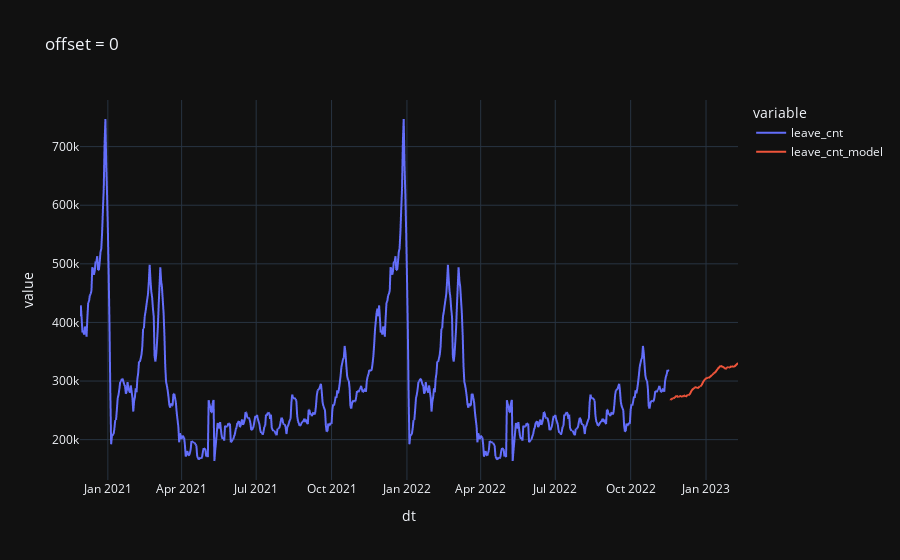
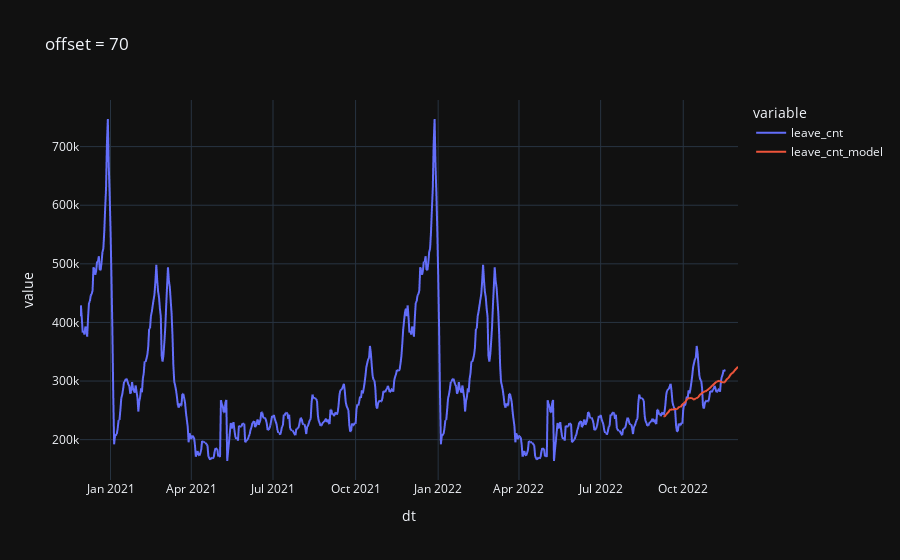
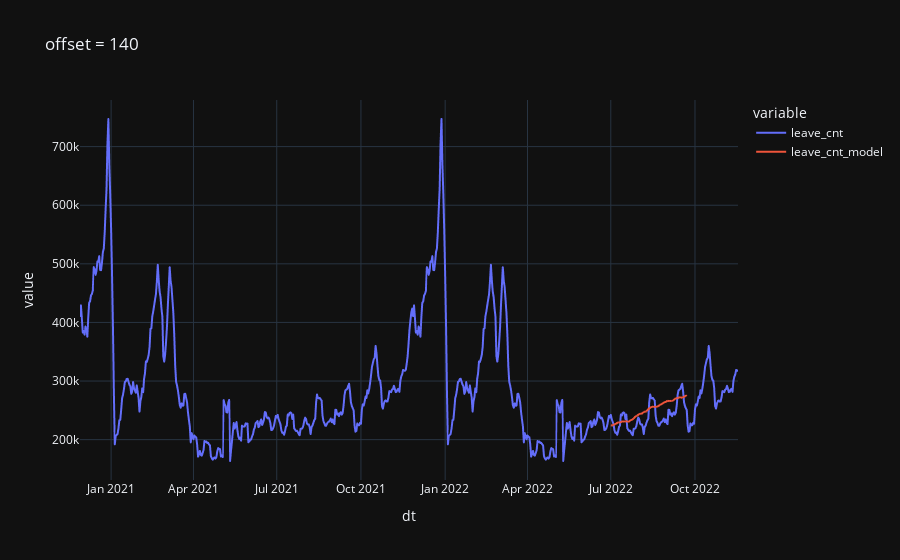
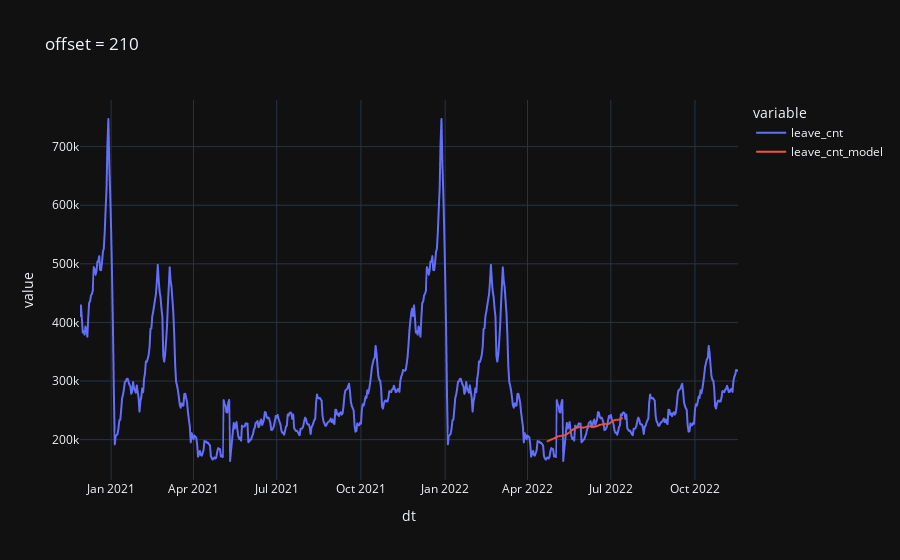

The notebook cell saved with these charts, in order:
### Code cell
def test_model(offset):
    out = data.copy()
    tx = out.copy().iloc[len(data) - offset - HISTORY_SIZE:len(data) - offset]
    tx['enter_cnt'] /= enter_std
    tx['leave_cnt'] /= leave_std
    tx['search_cnt'] /= search_std
    mx = tx.values.reshape((1, x_elm))
    my = model.predict(mx)
    my = my.reshape(y_shape).transpose()
    ty = pd.DataFrame(my)
    ty_index = pd.date_range(tx.index[-1] + pd.DateOffset(1), tx.index[-1] + pd.DateOffset(HORIZON_SIZE), freq='D')
    # ty = pd.DataFrame({ 'dt': ty_index, 'enter_cnt': ty[0] }).set_index('dt')
    ty = pd.DataFrame({ 'dt': ty_index, 'leave_cnt': ty[0] }).set_index('dt')
    # ty['enter_cnt'] *= enter_std
    ty['leave_cnt'] *= leave_std
    out = out.merge(ty, on='dt', how='outer', suffixes=['', '_model'])

    res = out
    # px.line(res, y=['enter_cnt', 'enter_cnt_model'], title=f"offset = {offset}").show()
    px.line(res, y=['leave_cnt', 'leave_cnt_model'], title=f"offset = {offset}").show()

for d in range(0, 70, 10):
    test_model(d*7)

### Figure 1 — Plotly figure (JSON) as saved in the notebook; plotly's stock layout.template omitted (floating-point values rounded to 4 significant figures; data arrays with more than 128 entries replaced by an {"elided": "..."} marker saying what was removed)
{"data": [{"hovertemplate": "variable=leave_cnt<br>dt=%{x}<br>value=%{y}<extra></extra>", "legendgroup": "leave_cnt", "line": {"color": "#636efa", "dash": "solid"}, "marker": {"symbol": "circle"}, "mode": "lines", "name": "leave_cnt", "showlegend": true, "x": {"elided": "804 str values"}, "xaxis": "x", "y": {"elided": "804 float values"}, "yaxis": "y", "type": "scattergl"}, {"hovertemplate": "variable=leave_cnt_model<br>dt=%{x}<br>value=%{y}<extra></extra>", "legendgroup": "leave_cnt_model", "line": {"color": "#EF553B", "dash": "solid"}, "marker": {"symbol": "circle"}, "mode": "lines", "name": "leave_cnt_model", "showlegend": true, "x": {"elided": "804 str values"}, "xaxis": "x", "y": {"elided": "804 float values"}, "yaxis": "y", "type": "scattergl"}], "layout": {"xaxis": {"anchor": "y", "domain": [0.0, 1.0], "title": {"text": "dt"}}, "yaxis": {"anchor": "x", "domain": [0.0, 1.0], "title": {"text": "value"}}, "legend": {"title": {"text": "variable"}, "tracegroupgap": 0}, "title": {"text": "offset = 0"}}}

### Figure 2 — Plotly figure (JSON) as saved in the notebook; plotly's stock layout.template omitted (floating-point values rounded to 4 significant figures; data arrays with more than 128 entries replaced by an {"elided": "..."} marker saying what was removed)
{"data": [{"hovertemplate": "variable=leave_cnt<br>dt=%{x}<br>value=%{y}<extra></extra>", "legendgroup": "leave_cnt", "line": {"color": "#636efa", "dash": "solid"}, "marker": {"symbol": "circle"}, "mode": "lines", "name": "leave_cnt", "showlegend": true, "x": {"elided": "734 str values"}, "xaxis": "x", "y": {"elided": "734 float values"}, "yaxis": "y", "type": "scattergl"}, {"hovertemplate": "variable=leave_cnt_model<br>dt=%{x}<br>value=%{y}<extra></extra>", "legendgroup": "leave_cnt_model", "line": {"color": "#EF553B", "dash": "solid"}, "marker": {"symbol": "circle"}, "mode": "lines", "name": "leave_cnt_model", "showlegend": true, "x": {"elided": "734 str values"}, "xaxis": "x", "y": {"elided": "734 float values"}, "yaxis": "y", "type": "scattergl"}], "layout": {"xaxis": {"anchor": "y", "domain": [0.0, 1.0], "title": {"text": "dt"}}, "yaxis": {"anchor": "x", "domain": [0.0, 1.0], "title": {"text": "value"}}, "legend": {"title": {"text": "variable"}, "tracegroupgap": 0}, "title": {"text": "offset = 70"}}}

### Figure 3 — Plotly figure (JSON) as saved in the notebook; plotly's stock layout.template omitted (floating-point values rounded to 4 significant figures; data arrays with more than 128 entries replaced by an {"elided": "..."} marker saying what was removed)
{"data": [{"hovertemplate": "variable=leave_cnt<br>dt=%{x}<br>value=%{y}<extra></extra>", "legendgroup": "leave_cnt", "line": {"color": "#636efa", "dash": "solid"}, "marker": {"symbol": "circle"}, "mode": "lines", "name": "leave_cnt", "showlegend": true, "x": {"elided": "720 str values"}, "xaxis": "x", "y": {"elided": "720 float values"}, "yaxis": "y", "type": "scattergl"}, {"hovertemplate": "variable=leave_cnt_model<br>dt=%{x}<br>value=%{y}<extra></extra>", "legendgroup": "leave_cnt_model", "line": {"color": "#EF553B", "dash": "solid"}, "marker": {"symbol": "circle"}, "mode": "lines", "name": "leave_cnt_model", "showlegend": true, "x": {"elided": "720 str values"}, "xaxis": "x", "y": {"elided": "720 float values"}, "yaxis": "y", "type": "scattergl"}], "layout": {"xaxis": {"anchor": "y", "domain": [0.0, 1.0], "title": {"text": "dt"}}, "yaxis": {"anchor": "x", "domain": [0.0, 1.0], "title": {"text": "value"}}, "legend": {"title": {"text": "variable"}, "tracegroupgap": 0}, "title": {"text": "offset = 140"}}}

### Figure 4 — Plotly figure (JSON) as saved in the notebook; plotly's stock layout.template omitted (floating-point values rounded to 4 significant figures; data arrays with more than 128 entries replaced by an {"elided": "..."} marker saying what was removed)
{"data": [{"hovertemplate": "variable=leave_cnt<br>dt=%{x}<br>value=%{y}<extra></extra>", "legendgroup": "leave_cnt", "line": {"color": "#636efa", "dash": "solid"}, "marker": {"symbol": "circle"}, "mode": "lines", "name": "leave_cnt", "showlegend": true, "x": {"elided": "720 str values"}, "xaxis": "x", "y": {"elided": "720 float values"}, "yaxis": "y", "type": "scattergl"}, {"hovertemplate": "variable=leave_cnt_model<br>dt=%{x}<br>value=%{y}<extra></extra>", "legendgroup": "leave_cnt_model", "line": {"color": "#EF553B", "dash": "solid"}, "marker": {"symbol": "circle"}, "mode": "lines", "name": "leave_cnt_model", "showlegend": true, "x": {"elided": "720 str values"}, "xaxis": "x", "y": {"elided": "720 float values"}, "yaxis": "y", "type": "scattergl"}], "layout": {"xaxis": {"anchor": "y", "domain": [0.0, 1.0], "title": {"text": "dt"}}, "yaxis": {"anchor": "x", "domain": [0.0, 1.0], "title": {"text": "value"}}, "legend": {"title": {"text": "variable"}, "tracegroupgap": 0}, "title": {"text": "offset = 210"}}}
